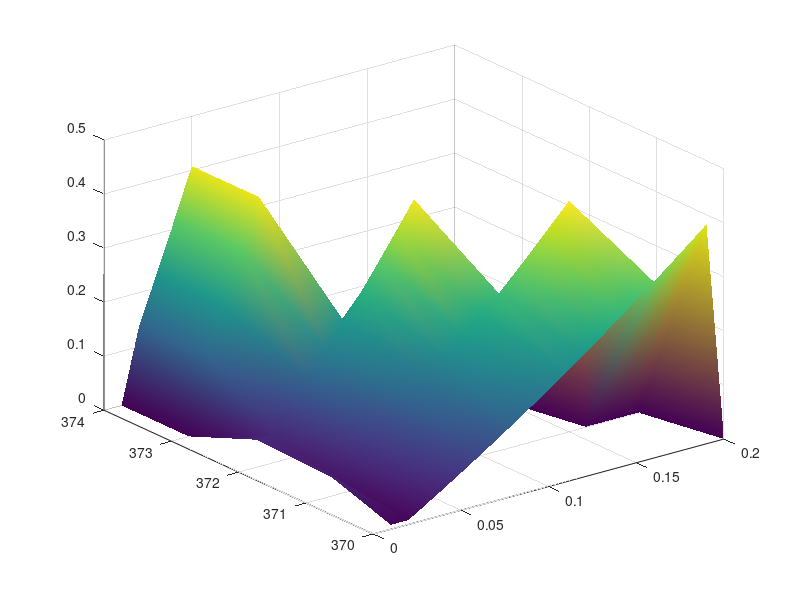
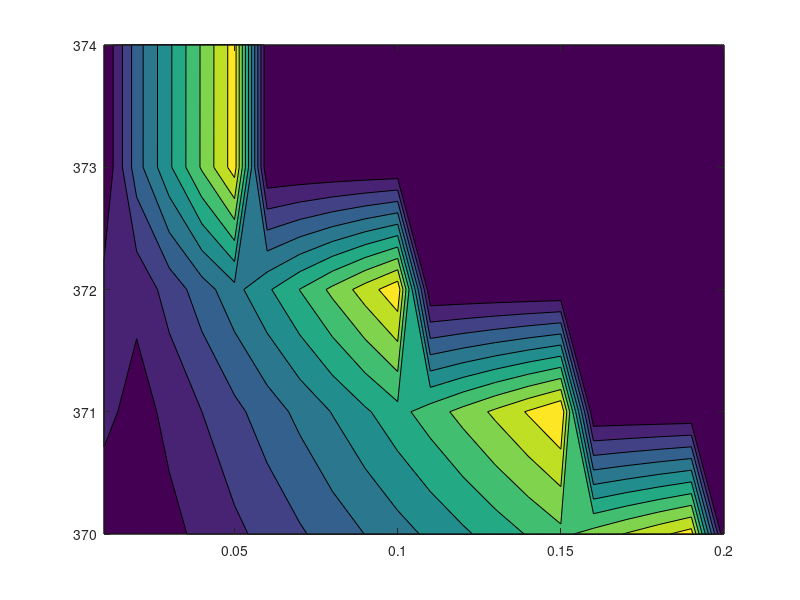

The MATLAB source for these figures, in order:
a = [0	370	371	372	373	374
0	0	0	0	0	0
0.01	0.008316927	0.051239058	0.051211768	0	0
0.02	0.007887089	0.021787574	0.050364492	0.137904823	0.137831145
0.03	0.027863389	0.049481152	0.093199499	0.22619332	0.226072087
0.04	0.048217468	0.077698357	0.136844277	0.316150554	0.315980559
0.05	0.068960144	0.10645418	0.181322007	0.407824288	0.407604281
0.06	0.090103243	0.135765085	0.226658254	0	0
0.07	0.111658144	0.165646769	0.272877182	0	0
0.08	0.133636997	0.19611607	0.320004823	0	0
0.09	0.156052434	0.227190492	0.368068242	0	0
0.1	0.178917594	0.258888242	0.41709559	0	0
0.11	0.202247681	0.291230483	0	0	0
0.12	0.226055788	0.324235272	0	0	0
0.13	0.250356761	0.357923178	0	0	0
0.14	0.275166063	0.392315632	0	0	0
0.15	0.300499813	0.427434969	0	0	0
0.16	0.326131734	0	0	0	0
0.17	0.352277797	0	0	0	0
0.18	0.378953627	0	0	0	0
0.19	0.406175492	0	0	0	0
0.2	0	0	0	0	0];
a = transpose(a);

x = zeros(105,1);
xi = 1;

y = zeros(105,1);
yi = 1;

z = zeros(105,1);
zi = 1;

for i=2:22
    for j = 2:6
        if a(j,i) > 0
            x(xi) = a(1,i);
            xi = 1 + xi;
            y(yi) = a(j,1);
            yi = yi + 1;
            z(zi) = a(j,i);
            zi = zi+1;
        end
    end
end
datatable = horzcat(x,y,z);

x = x(x~=0);
y = y(y~=0);
z = z(z~=0);

datatable = horzcat(x,y,z);

figure
surf(a(1,3:22), a(2:6,1), a(2:6,3:22))
shading interp

figure
contourf(a(1,3:22),a(2:6,1),a(2:6,3:22))